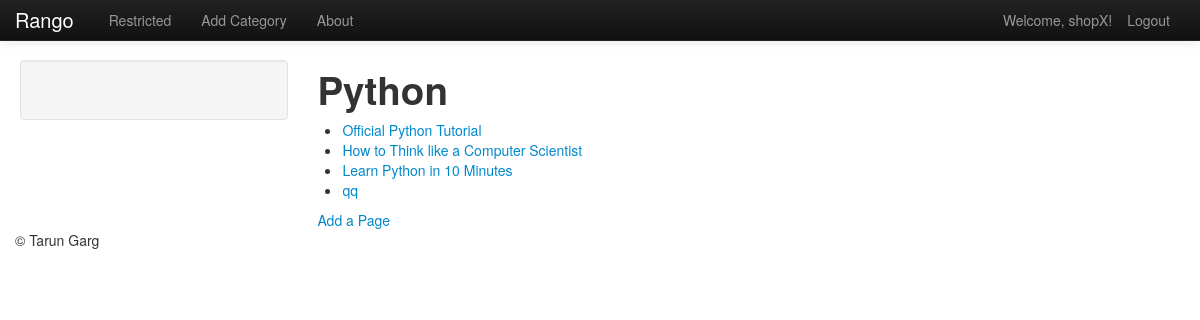
The page /rango/category/Python/ (signed in) on the database its author committed.
### rango/models.py (models this page shows, shortened)
class Category(models.Model):
    name = models.CharField(max_length=128, unique=True)
    views = models.IntegerField(default=0)
    likes = models.IntegerField(default=0)

class Page(models.Model):
    category = models.ForeignKey(Category)
    title = models.CharField(max_length=128)
    url = models.URLField()
    views = models.IntegerField(default=0)

### rango/views.py (the view)
# urls.py: url(r'^category/(?P<category_name_url>\w+)/add_page/$', views.add_page, name='add_page'),
def category (request, category_name_url):
    context = RequestContext(request)
    category_name = decode_url(category_name_url)
    context_dict = {'category_name_url': category_name_url}
    try:
        category = Category.objects.get(name=category_name)
        pages = Page.objects.filter(category=category)
        context_dict['pages'] = pages
        context_dict['category'] = category
    except Category.DoesNotExist:
        pass
    return render_to_response('rango/category.html', context_dict, context)

### rango/views.py (called while the page is built)
def decode_url (url):
    category_name = url.replace('_', ' ')
    return category_name

### templates/rango/category.html (shortened to what this page needs)
<!DOCTYPE html>
<html>
{% extends 'rango/base.html' %}
{% load static %}
{% block body_block %}
<h1>{{ category_name_url }}</h1>
{% if pages %}
<ul>
    {% for page in pages %}
    <li><a href="{{ page.url }}">{{ page.title }}</a></li>
    {% endfor %}
</ul>
{% else %}
<strong>No pages currently in category.</strong>
{% endif %}
{% if user.is_authenticated %}
<a href="/rango/category/{{category_name_url}}/add_page/">Add a Page</a>
{% endif %}
{% endblock %}

### templates/rango/base.html (shortened to what this page needs)
<!DOCTYPE html>
{% load static %}
<html>
<head>
    <link href="{% static  'css/bootstrap-fluid-adj.css' %}" rel="stylesheet">
    <link href="{% static  'css/bootstrap.min.css' %}" rel="stylesheet" media="screen">
    <link href="{% static 'css/bootstrap-responsive.css' %}" rel="stylesheet">
</head>
<body>
<div class="navbar navbar-inverse navbar-fixed-top">
    <div class="navbar-inner">
        <div class="container">
            <a class="brand" href="/rango/">Rango</a>
            <div class="nav-collapse collapse">
                <ul class="nav pull-right">
                    {% if user.is_authenticated %}
                    <li class="navbar-text">Welcome, {{ user.username }}!</li>
                    <li><a href="/rango/logout/">Logout</a></li>
                    {% else %}
                    <li><a href="/rango/register/">Register</a></li>
                    <li><a href="/rango/login/">Login</a></li>
                    {% endif %}
                </ul>
                <ul class="nav">
                    {% if user.is_authenticated%}
                    <li><a href="/rango/restricted/">Restricted</a></li>
                    <li><a href="/rango/add_category/">Add Category</a></li>
                    {% endif %}
                    <li><a href="/rango/about/">About</a></li>
                </ul>
            </div>
        </div>
    </div>
</div>
<div class="container-fluid">
    <div class="row-fluid">
        <div class="span3">
            <div class="well sidebar-nav">
            </div>
        </div>
        <div class="span9">
            {% block body_block %}
            {% endblock %}
        </div>
    </div>
</div>
</body>
<footer>
    <div class="container">
        <p >&copy;  Tarun Garg</p>
    </div>
</footer>
</html>

### rows shown on the page
Category: name "Python"
Page: title "Official Python Tutorial"
Page: title "How to Think like a Computer Scientist"
Page: title "Learn Python in 10 Minutes"
Page: title "qq"

### other values the page prints
{{ user.username }} "shopX"
